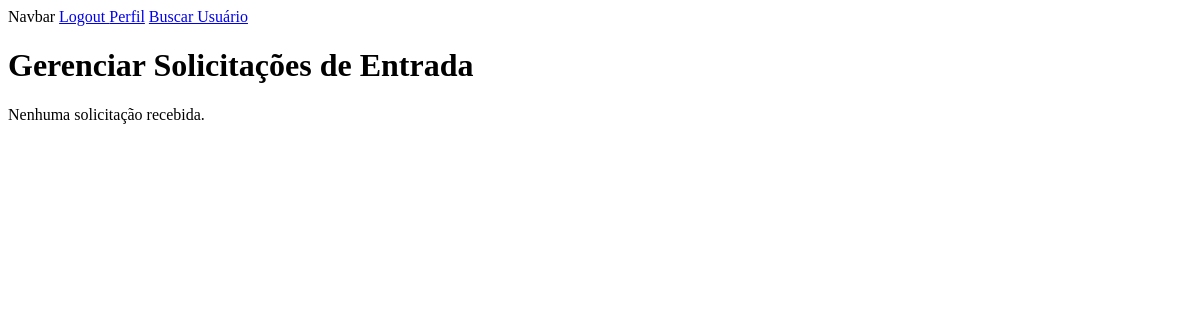
The page /chat/chat/gerenciar_solicitacoes/ (signed in) on the database as committed earlier.
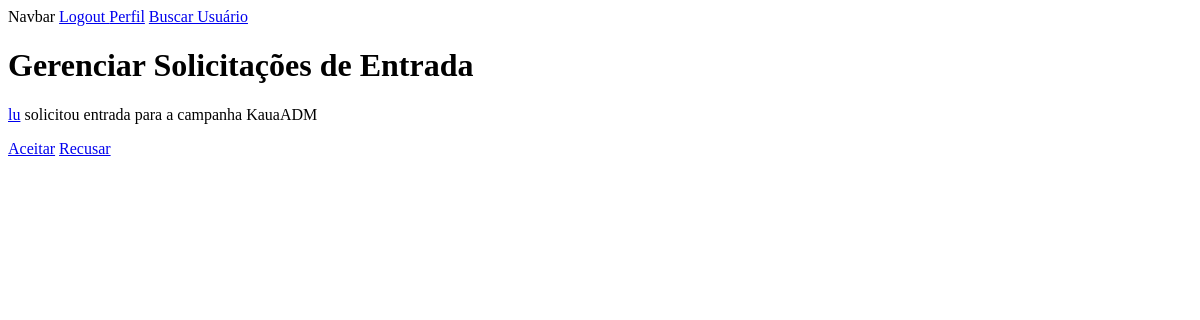
The same page on the database as committed later.
### chat/models.py (models this page shows, shortened)
class SolicitacaoEntrada(models.Model):
    from home.models import Campanha, Perfil
    de_usuario = models.ForeignKey(Perfil, on_delete=models.CASCADE, related_name='solicitacoes_enviadas_campanha')
    para_campanha = models.ForeignKey(Campanha, on_delete=models.CASCADE, related_name='solicitacoes_entrada')
    status = models.CharField(max_length=20, default='Pendente')
    aceita = models.BooleanField(default=False)

### home/models.py (models this page shows, shortened)
class Perfil(models.Model):
    nomePerfil = models.ForeignKey(User, on_delete=models.CASCADE)
    slug = models.SlugField(User, unique=True)
    SESSION_CHOICES = (
        ('Online', 'Online'),
        ('Presencial', 'Presencial'),
    )
    PLAYER_TYPE_CHOICES = (
        ('Mestre', 'Mestre'),
        ('Jogador', 'Jogador'),
        ('Ambos', 'Ambos'),
    )
    RPG_SYSTEM_CHOICES = (
        ('Dungeons & Dragons', 'Dungeons & Dragons'),
        ('Tormenta20', 'Tormenta20'),
        ('Ordem Paranormal', 'Ordem Paranormal'),
        ('Call of Cthulhu', 'Call of Cthulhu'),
        ('Outros', 'Outros'),
    )
    fotoConta = models.ImageField(upload_to='images/profilePictures')
    tipo_sessao = models.CharField(max_length=20, choices=SESSION_CHOICES, null=True)
    tipo_player = models.CharField(max_length=20, choices=PLAYER_TYPE_CHOICES, null=True)
    descricao = models.TextField(max_length=256, null=True)
    sistema_rpg = models.CharField(max_length=20, choices=RPG_SYSTEM_CHOICES, null=True)
    idade = models.IntegerField(null=True)

class Campanha(models.Model):
    nomeMestre = models.ForeignKey(Perfil, on_delete=models.CASCADE)
    SISTEMAS_RPG_CHOICES = (
        ('Dungeons & Dragons', 'Dungeons & Dragons'),
        ('Ordem Paranormal', 'Ordem Paranormal'),
        ('Tormenta20', 'Tormenta20'),
        ('Call of Cthulu', 'Call of Cthulu'),
        ('Outro', 'Outro')
    )
    AMBIENTES_RPG_CHOICES = (
        ('Online', 'Online'),
        ('Presencial', 'Presencial')
    )
    GENERO_RPG_CHOICES = (
        ('Aventura', 'Aventura'),
        ('Fantasia', 'Fantasia'),
        ('Histórico', 'Histórico'),
        ('Mistério', 'Mistério'),
        ('Suspense', 'Suspense'),
        ('Terror', 'Terror'),
    )
    nomeCampanha = models.CharField(max_length=52, null=True)
    sistemaCampanha = models.CharField(max_length=100, choices=SISTEMAS_RPG_CHOICES, null=True)
    descricaoCampanha = models.TextField(max_length=256, null=True)
    fotoCampanha = models.ImageField(upload_to='images/FotoCampanha/', null=True)
    ambienteCampanha = models.CharField(max_length=100, choices=AMBIENTES_RPG_CHOICES, null=True)
    numeroJogadores = models.IntegerField(null=True)
    diasSessao = models.CharField(max_length=52, null=True)
    generoRPG = models.CharField(max_length=100, choices=GENERO_RPG_CHOICES, null=True)

### chat/views.py (the view)
# urls.py: path('chat/gerenciar_solicitacoes/', views.gerenciar_solicitacoes, name='gerenciar_solicitacoes'),
@login_required
def gerenciar_solicitacoes(request, campanha_id=None):
    from home.models import Campanha
    campanha = None  # Defina campanha como None inicialmente
    campanhas_do_mestre = Campanha.objects.filter(nomeMestre__nomePerfil=request.user)
    if campanha_id:
        campanha = get_object_or_404(Campanha, pk=campanha_id)
        solicitacoes = SolicitacaoEntrada.objects.filter(para_campanha=campanha, aceita=False, status='Pendente')
    else:
        if campanha and campanha.nomeMestre.nomePerfil != request.user:
            return redirect('buscarmesa')
        solicitacoes = SolicitacaoEntrada.objects.filter(para_campanha__in=campanhas_do_mestre, aceita=False, status='Pendente')
    context = {
        'campanha': campanha,
        'solicitacoes': solicitacoes,
    }
    return render(request, 'principal/gerenciar_solicitacoes.html', context)

### home/templates/principal/gerenciar_solicitacoes.html
{% extends "principal/base.html" %}
{% block conteudo %}
  <h1>Gerenciar Solicitações de Entrada</h1>
  {% for solicitacao in solicitacoes %}
    {% if solicitacao.status == 'Pendente' %}
      <p><a href="{% url 'exibir_perfil' perfil_slug=solicitacao.de_usuario.nomePerfil.username|lower %}">{{ solicitacao.de_usuario.nomePerfil.username }}</a> solicitou entrada para a campanha {{solicitacao.para_campanha.nomeCampanha}}</p>
      <a href="{% url 'aceitar_solicitacao_camp' solicitacao.id %}">Aceitar</a>
      <a href="{% url 'recusar_solicitacao_camp' solicitacao.id %}">Recusar</a>
    {% endif %}
  {% empty %}
    <p>Nenhuma solicitação recebida.</p>
  {% endfor %}
{% endblock conteudo %}

Rows that differ between the two databases and show on the page:
added SolicitacaoEntrada: de_usuario.nomePerfil.username "lu", para_campanha.nomeCampanha "KauaADM"
Other text that changed with them:
text no longer shown: "Nenhuma solicitação recebida."
